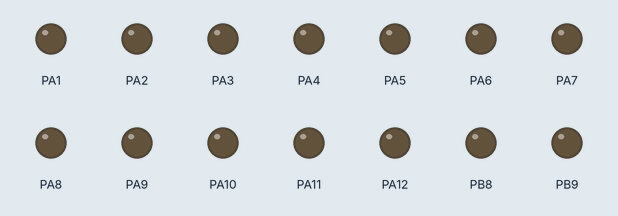
A program run on a simulated pyboard running MicroPython. On the bench: output pins drawn as LEDs (lit = HIGH). At 4.8 s the program stops and its outputs stay as they are.

Above: at 0.03 s.
At 2.85 s:
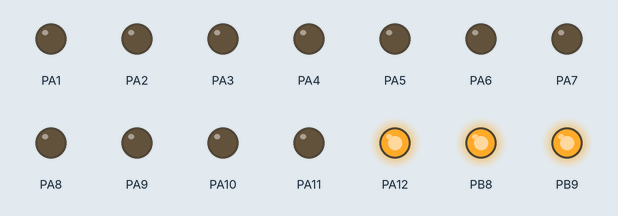
Timing chart, 0 to 3.1 s (numbered marks = the images above):
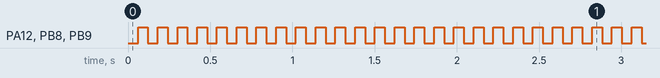

The program:

pintest.py
```python
import machine
import pyb
# Define pins so they can be set with a pin reference like:  pin10.value(1) on the fly.
pinA1 = machine.Pin(machine.Pin.cpu.A1, machine.Pin.OUT_PP, machine.Pin.PULL_NONE)
pinA2 = machine.Pin(machine.Pin.cpu.A2, machine.Pin.OUT_PP, machine.Pin.PULL_NONE)
pinA3 = machine.Pin(machine.Pin.cpu.A3, machine.Pin.OUT_PP, machine.Pin.PULL_NONE)
pinA4 = machine.Pin(machine.Pin.cpu.A4, machine.Pin.OUT_PP, machine.Pin.PULL_NONE)
pinA5 = machine.Pin(machine.Pin.cpu.A5, machine.Pin.OUT_PP, machine.Pin.PULL_NONE)
pinA6 = machine.Pin(machine.Pin.cpu.A6, machine.Pin.OUT_PP, machine.Pin.PULL_NONE)
pinA7 = machine.Pin(machine.Pin.cpu.A7, machine.Pin.OUT_PP, machine.Pin.PULL_NONE)
pinA8 = machine.Pin(machine.Pin.cpu.A8, machine.Pin.OUT_PP, machine.Pin.PULL_NONE)
pinA9 = machine.Pin(machine.Pin.cpu.A9, machine.Pin.OUT_PP, machine.Pin.PULL_NONE)
pinA10 = machine.Pin(machine.Pin.cpu.A10, machine.Pin.OUT_PP, machine.Pin.PULL_NONE)
pinA11 = machine.Pin(machine.Pin.cpu.A11, machine.Pin.OUT_PP, machine.Pin.PULL_NONE)
pinA12 = machine.Pin(machine.Pin.cpu.A12, machine.Pin.OUT_PP, machine.Pin.PULL_NONE)
pinA13 = machine.Pin(machine.Pin.cpu.A13, machine.Pin.OUT_PP, machine.Pin.PULL_NONE)
pinA14 = machine.Pin(machine.Pin.cpu.A14, machine.Pin.OUT_PP, machine.Pin.PULL_NONE)
pinA15 = machine.Pin(machine.Pin.cpu.A15, machine.Pin.OUT_PP, machine.Pin.PULL_NONE)

pinB3 = machine.Pin(machine.Pin.cpu.B3, machine.Pin.OUT_PP, machine.Pin.PULL_NONE)
pinB4 = machine.Pin(machine.Pin.cpu.B4, machine.Pin.OUT_PP, machine.Pin.PULL_NONE)
pinB5 = machine.Pin(machine.Pin.cpu.B5, machine.Pin.OUT_PP, machine.Pin.PULL_NONE)
pinB6 = machine.Pin(machine.Pin.cpu.B6, machine.Pin.OUT_PP, machine.Pin.PULL_NONE)
pinB7 = machine.Pin(machine.Pin.cpu.B7, machine.Pin.OUT_PP, machine.Pin.PULL_NONE)
pinB8 = machine.Pin(machine.Pin.cpu.B8, machine.Pin.OUT_PP, machine.Pin.PULL_NONE)
pinB9 = machine.Pin(machine.Pin.cpu.B9, machine.Pin.OUT_PP, machine.Pin.PULL_NONE)
pinB10 = machine.Pin(machine.Pin.cpu.B10, machine.Pin.OUT_PP, machine.Pin.PULL_NONE)
pinB13 = machine.Pin(machine.Pin.cpu.B13, machine.Pin.OUT_PP, machine.Pin.PULL_NONE)
pinB14 = machine.Pin(machine.Pin.cpu.B14, machine.Pin.OUT_PP, machine.Pin.PULL_NONE)
pinB15 = machine.Pin(machine.Pin.cpu.B15, machine.Pin.OUT_PP, machine.Pin.PULL_NONE)

count = 0
while ( count < 40):
    pinA12.value(0)
#    pinB5.value(0)
#    pinB3.value(0)
#    pinB4.value(0)
    pinB8.value(0)
    pinB9.value(0)
    pyb.delay(60)
    pinA12.value(1)
#    pinB5.value(1)
#    pinB3.value(1)
#    pinB4.value(1)
    pinB8.value(1)
    pinB9.value(1)
    pyb.delay(60)
    count = count + 1
```

Measured:
- by itself, PA12, PB8, PB9: alternates HIGH for 0.06 s and LOW for 0.06 s, 79 changes in all, then stays HIGH
